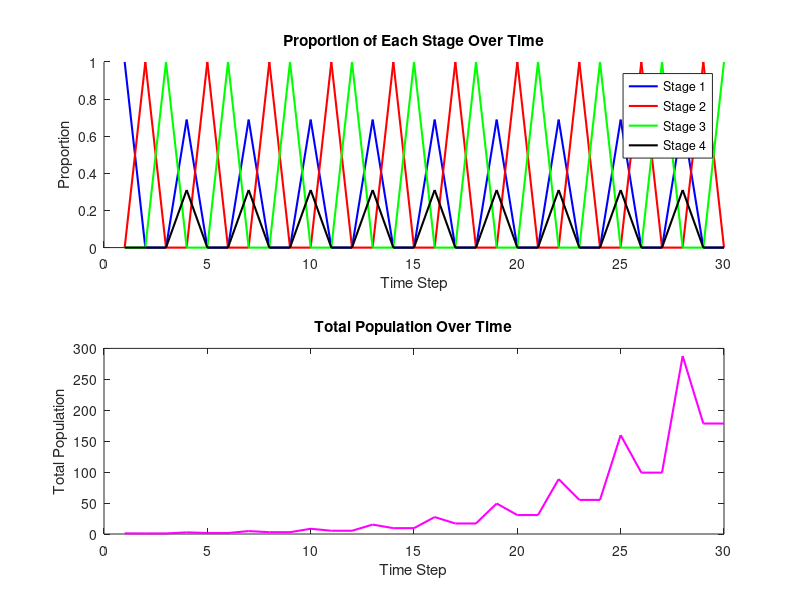

This figure's MATLAB source:
L1 = [0, 0.1, 0.2, 1;
      0.8, 0, 0, 0;
      0, 0.4, 0, 0;
      0, 0, 0.6, 0];
n = size(L1, 1);
for j = 1:n^2 - 2*n + 2
    L1_power = L1^j;
    min_value = min(L1_power(:));
    fprintf('For j = %d, the smallest value in L1^j is: %f\n', j, min_value);
end

L2 = [0, 0, 2, 0;
      0.9, 0, 0, 0;
      0, 1, 0, 0;
      0, 0, 0.9, 0];

x = [1; 0; 0; 0];

r1 = zeros(30, 1);
r2 = zeros(30, 1);
r3 = zeros(30, 1);
r4 = zeros(30, 1);
n_s = zeros(30, 1);
for j = 1:n^2 - 2*n + 2
    L2_power = L2^j;
    min_value = min(L2_power(:));
    fprintf('For j = %d, the smallest value in L2^j is: %f\n', j, min_value);
end

for t = 1:30
    n = sum(x);
    r1(t) = x(1) / n;
    r2(t) = x(2) / n;
    r3(t) = x(3) / n;
    r4(t) = x(4) / n;
    n_s(t) = n;
    x = L2 * x;
end

subplot(2, 1, 1);
hold on;
plot(1:30, r1, 'b', 'LineWidth', 1.5);
plot(1:30, r2, 'r', 'LineWidth', 1.5);
plot(1:30, r3, 'g', 'LineWidth', 1.5);
plot(1:30, r4, 'k', 'LineWidth', 1.5);
legend('Stage 1', 'Stage 2', 'Stage 3', 'Stage 4', 'Location', 'best');
title('Proportion of Each Stage Over Time');
xlabel('Time Step');
ylabel('Proportion');
hold off;

subplot(2, 1, 2);
plot(1:30, n_s, 'm', 'LineWidth', 1.5);
title('Total Population Over Time');
xlabel('Time Step');
ylabel('Total Population');